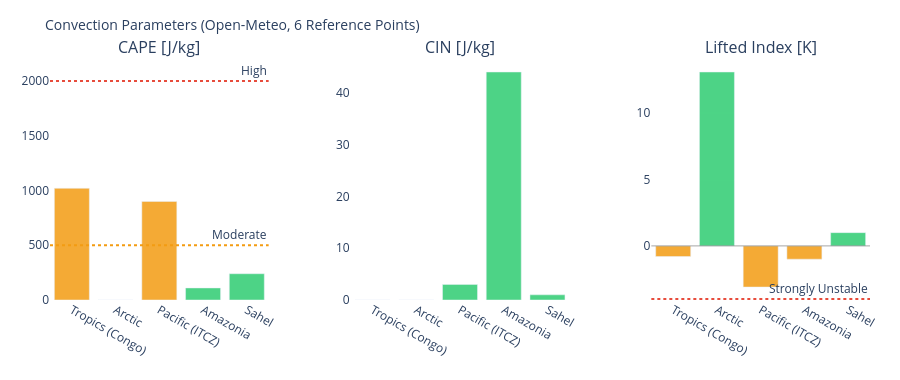

Notebook source saved alongside this figure:
### Markdown cell above
---
## 3. Visualizations

### Code cell
# ============================================================
# CAPE / CIN / LIFTED INDEX – Convection potential
# ============================================================

if not df_atm.empty:
    fig = make_subplots(
        rows=1, cols=3,
        subplot_titles=['CAPE [J/kg]', 'CIN [J/kg]', 'Lifted Index [K]'],
        horizontal_spacing=0.1
    )
    pts = df_atm['point'].tolist()
    pt_colors = ['#E85D24','#185FA5','#888780','#378ADD','#639922','#F2A623']

    # CAPE – höher = mehr Gewitterpotential
    cape_vals = df_atm['cape'].fillna(0).tolist()
    cape_colors = ['#e74c3c' if v > 2000 else '#f39c12' if v > 500 else '#2ecc71'
                   for v in cape_vals]
    fig.add_trace(go.Bar(x=pts, y=cape_vals, marker_color=cape_colors,
                         opacity=0.85, showlegend=False), row=1, col=1)
    fig.add_hline(y=2000, line_dash='dot', line_color='#e74c3c',
                  annotation_text='High', row=1, col=1)
    fig.add_hline(y=500,  line_dash='dot', line_color='#f39c12',
                  annotation_text='Moderate', row=1, col=1)

    # CIN – negativer = stärker gedeckelt (weniger Auslöse)
    cin_vals = df_atm['cin'].fillna(0).tolist()
    cin_colors = ['#e74c3c' if v < -200 else '#f39c12' if v < -50 else '#2ecc71'
                  for v in cin_vals]
    fig.add_trace(go.Bar(x=pts, y=cin_vals, marker_color=cin_colors,
                         opacity=0.85, showlegend=False), row=1, col=2)

    # Lifted Index – negativ = instabil
    li_vals = df_atm['li'].fillna(0).tolist()
    li_colors = ['#e74c3c' if v < -4 else '#f39c12' if v < 0 else '#2ecc71'
                 for v in li_vals]
    fig.add_trace(go.Bar(x=pts, y=li_vals, marker_color=li_colors,
                         opacity=0.85, showlegend=False), row=1, col=3)
    fig.add_hline(y=0, line_color='gray', line_width=0.7, row=1, col=3)
    fig.add_hline(y=-4, line_dash='dot', line_color='#e74c3c',
                  annotation_text='Strongly Unstable', row=1, col=3)

    fig.update_layout(
        title=dict(text='Convection Parameters (Open-Meteo, 6 Reference Points)', font=dict(size=14)),
        height=380, plot_bgcolor='rgba(0,0,0,0)', paper_bgcolor='rgba(0,0,0,0)',
        margin=dict(l=50, r=30, t=60, b=80)
    )
    fig.update_xaxes(tickangle=30)
    fig.show()

### Figure 1 — Plotly figure (JSON) as saved in the notebook; plotly's stock layout.template omitted (floating-point values rounded to 4 significant figures)
{"data": [{"marker": {"color": ["#f39c12", "#2ecc71", "#f39c12", "#2ecc71", "#2ecc71"]}, "opacity": 0.85, "showlegend": false, "type": "bar", "x": ["Tropics (Congo)", "Arctic", "Pacific (ITCZ)", "Amazonia", "Sahel"], "xaxis": "x", "y": [1020.0, 0.0, 900.0, 110.0, 240.0], "yaxis": "y"}, {"marker": {"color": ["#2ecc71", "#2ecc71", "#2ecc71", "#2ecc71", "#2ecc71"]}, "opacity": 0.85, "showlegend": false, "type": "bar", "x": ["Tropics (Congo)", "Arctic", "Pacific (ITCZ)", "Amazonia", "Sahel"], "xaxis": "x2", "y": [0.0, 0.0, 3.0, 44.0, 1.0], "yaxis": "y2"}, {"marker": {"color": ["#f39c12", "#2ecc71", "#f39c12", "#f39c12", "#2ecc71"]}, "opacity": 0.85, "showlegend": false, "type": "bar", "x": ["Tropics (Congo)", "Arctic", "Pacific (ITCZ)", "Amazonia", "Sahel"], "xaxis": "x3", "y": [-0.8, 13.1, -3.1, -1.0, 1.0], "yaxis": "y3"}], "layout": {"annotations": [{"font": {"size": 16}, "showarrow": false, "text": "CAPE [J/kg]", "x": 0.1333, "xanchor": "center", "xref": "paper", "y": 1.0, "yanchor": "bottom", "yref": "paper"}, {"font": {"size": 16}, "showarrow": false, "text": "CIN [J/kg]", "x": 0.5, "xanchor": "center", "xref": "paper", "y": 1.0, "yanchor": "bottom", "yref": "paper"}, {"font": {"size": 16}, "showarrow": false, "text": "Lifted Index [K]", "x": 0.8667, "xanchor": "center", "xref": "paper", "y": 1.0, "yanchor": "bottom", "yref": "paper"}, {"showarrow": false, "text": "High", "x": 1, "xanchor": "right", "xref": "x domain", "y": 2000, "yanchor": "bottom", "yref": "y"}, {"showarrow": false, "text": "Moderate", "x": 1, "xanchor": "right", "xref": "x domain", "y": 500, "yanchor": "bottom", "yref": "y"}, {"showarrow": false, "text": "Strongly Unstable", "x": 1, "xanchor": "right", "xref": "x3 domain", "y": -4, "yanchor": "bottom", "yref": "y3"}], "height": 380, "margin": {"b": 80, "l": 50, "r": 30, "t": 60}, "paper_bgcolor": "rgba(0,0,0,0)", "plot_bgcolor": "rgba(0,0,0,0)", "shapes": [{"line": {"color": "#e74c3c", "dash": "dot"}, "type": "line", "x0": 0, "x1": 1, "xref": "x domain", "y0": 2000, "y1": 2000, "yref": "y"}, {"line": {"color": "#f39c12", "dash": "dot"}, "type": "line", "x0": 0, "x1": 1, "xref": "x domain", "y0": 500, "y1": 500, "yref": "y"}, {"line": {"color": "gray", "width": 0.7}, "type": "line", "x0": 0, "x1": 1, "xref": "x3 domain", "y0": 0, "y1": 0, "yref": "y3"}, {"line": {"color": "#e74c3c", "dash": "dot"}, "type": "line", "x0": 0, "x1": 1, "xref": "x3 domain", "y0": -4, "y1": -4, "yref": "y3"}], "title": {"font": {"size": 14}, "text": "Convection Parameters (Open-Meteo, 6 Reference Points)"}, "xaxis": {"anchor": "y", "domain": [0.0, 0.2667], "tickangle": 30}, "xaxis2": {"anchor": "y2", "domain": [0.3667, 0.6333], "tickangle": 30}, "xaxis3": {"anchor": "y3", "domain": [0.7333, 1.0], "tickangle": 30}, "yaxis": {"anchor": "x", "domain": [0.0, 1.0]}, "yaxis2": {"anchor": "x2", "domain": [0.0, 1.0]}, "yaxis3": {"anchor": "x3", "domain": [0.0, 1.0]}}}
